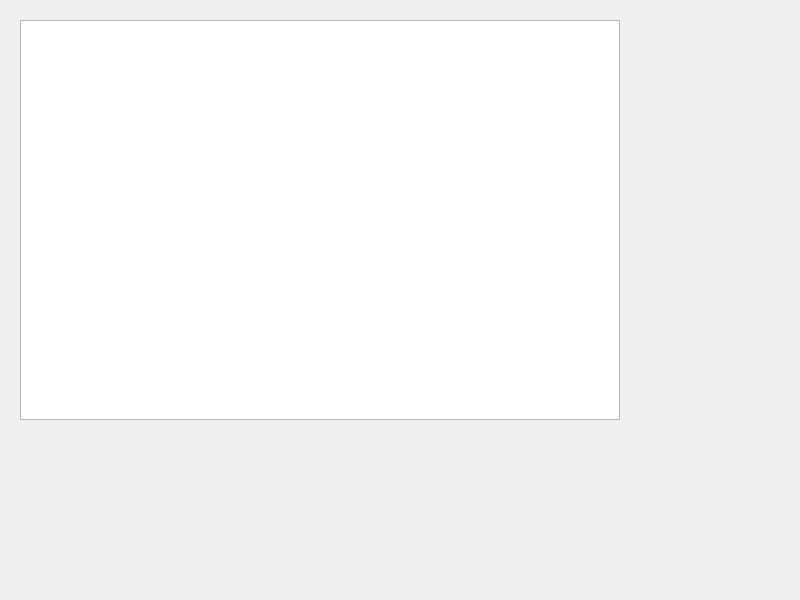
<?xml version="1.0" encoding="UTF-8"?>
<ui version="4.0">
 <class>MyCam</class>
 <widget class="QMainWindow" name="MyCam">
  <property name="geometry">
   <rect>
    <x>0</x>
    <y>0</y>
    <width>800</width>
    <height>600</height>
   </rect>
  </property>
  <property name="windowTitle">
   <string>MyCam</string>
  </property>
  <widget class="QWidget" name="centralWidget">
   <widget class="QGraphicsView" name="graphicsView">
    <property name="geometry">
     <rect>
      <x>20</x>
      <y>20</y>
      <width>600</width>
      <height>400</height>
     </rect>
    </property>
   </widget>
  </widget>
 </widget>
 <layoutdefault spacing="6" margin="11"/>
 <resources/>
 <connections/>
</ui>
